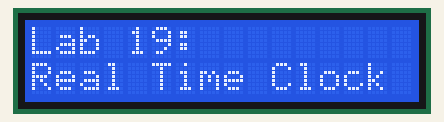
Bench run of a sketch on a simulated Arduino Uno, built with avr-gcc and run on an emulated ATmega328P. Shown: 16×2 character LCD. The local clock reads 2024-03-15 10:24:30 at power-on unless the sketch sets it.

Above: at 0.1 s.
At 2.1 s:
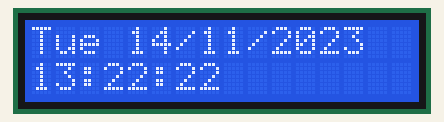
At 11.2 s:
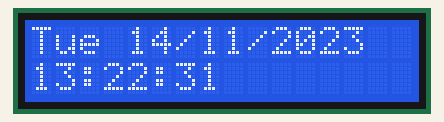
At 20.3 s:
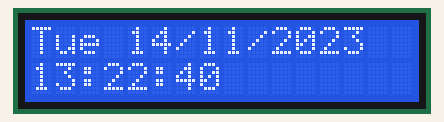
At 29.3 s:
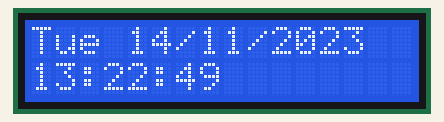
At 38.4 s:
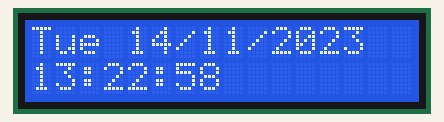

The sketch:

lab19_real_time_clock.ino
```cpp
#include <LiquidCrystal.h>
#include <Wire.h>
#include "RTClib.h"

RTC_DS1307 rtc;
char weekDay[7][4] = {"Sun", "Mon", "Tue", "Wed", "Thu", "Fri", "Sat"};

// LiquidCrystal(rs, enable, d4, d5, d6, d7)
LiquidCrystal lcd(13, 12, 11, 10, 9, 8);

#define wait 2000

void setup()
{
  Wire.begin();
  rtc.begin();

  rtc.adjust(DateTime(F(__DATE__), F(__TIME__)));

  lcd.begin(16, 2);
  lcd.setCursor(0, 0);
  lcd.print("Lab 19:");
  lcd.setCursor(0, 1);
  lcd.print("Real Time Clock");
  delay(wait);

  lcd.clear();
}

void loop()
{
  DateTime now = rtc.now();

  lcd.setCursor(0, 1);
  lcd.print(now.minute());
  lcd.print(':');
  lcd.print(now.hour());
  lcd.print(':');
  lcd.print(now.second());

  lcd.setCursor(0, 0);
  lcd.print(weekDay[now.dayOfTheWeek()]);
  lcd.print(" ");
  lcd.print(now.day());
  lcd.print('/');
  lcd.print(now.month());
  lcd.print('/');
  lcd.print(now.year());

  delay(wait/2);
  lcd.clear();
}
```

Measured:
- what the display in image 1 shows lasts 1.0 s, from 2.1 s to 3.1 s
